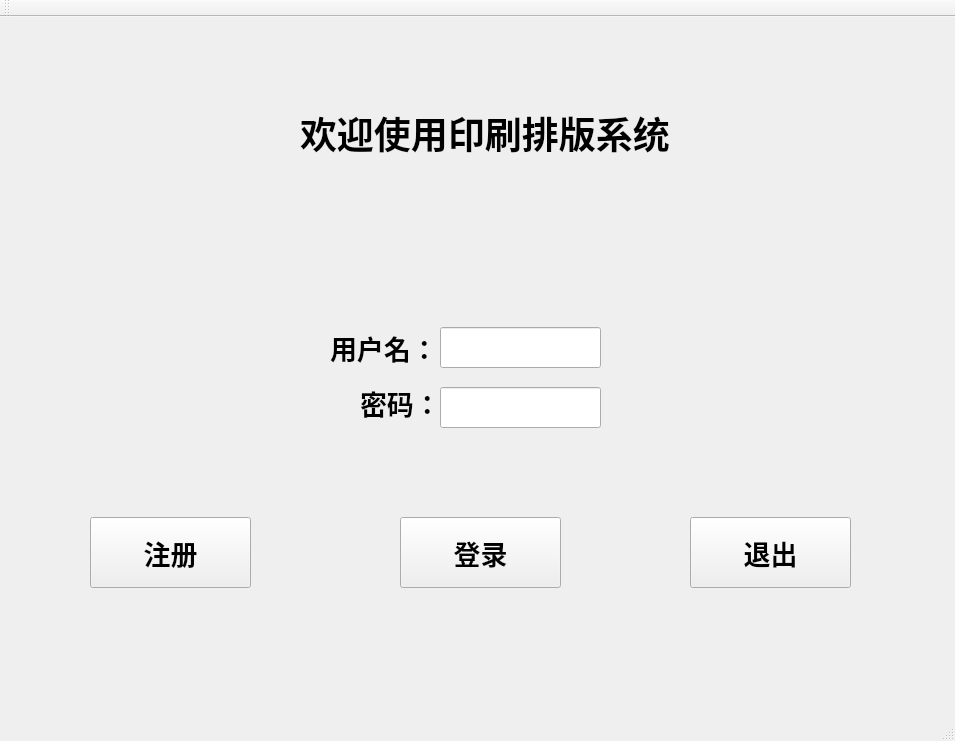
<?xml version="1.0" encoding="UTF-8"?>
<ui version="4.0">
 <class>loading</class>
 <widget class="QMainWindow" name="loading">
  <property name="geometry">
   <rect>
    <x>0</x>
    <y>0</y>
    <width>955</width>
    <height>741</height>
   </rect>
  </property>
  <property name="windowTitle">
   <string>loading</string>
  </property>
  <widget class="QWidget" name="centralWidget">
   <widget class="QLabel" name="label">
    <property name="geometry">
     <rect>
      <x>300</x>
      <y>30</y>
      <width>411</width>
      <height>171</height>
     </rect>
    </property>
    <property name="font">
     <font>
      <family>Agency FB</family>
      <pointsize>28</pointsize>
      <weight>75</weight>
      <bold>true</bold>
     </font>
    </property>
    <property name="text">
     <string>欢迎使用印刷排版系统</string>
    </property>
   </widget>
   <widget class="QLabel" name="label_2">
    <property name="geometry">
     <rect>
      <x>330</x>
      <y>310</y>
      <width>161</width>
      <height>41</height>
     </rect>
    </property>
    <property name="font">
     <font>
      <family>Agency FB</family>
      <pointsize>20</pointsize>
      <weight>75</weight>
      <bold>true</bold>
     </font>
    </property>
    <property name="text">
     <string>用户名：</string>
    </property>
   </widget>
   <widget class="QLabel" name="label_3">
    <property name="geometry">
     <rect>
      <x>360</x>
      <y>370</y>
      <width>121</width>
      <height>31</height>
     </rect>
    </property>
    <property name="font">
     <font>
      <family>Agency FB</family>
      <pointsize>20</pointsize>
      <weight>75</weight>
      <bold>true</bold>
     </font>
    </property>
    <property name="text">
     <string>密码：</string>
    </property>
   </widget>
   <widget class="QLineEdit" name="lineEdit_user">
    <property name="geometry">
     <rect>
      <x>440</x>
      <y>310</y>
      <width>161</width>
      <height>41</height>
     </rect>
    </property>
   </widget>
   <widget class="QLineEdit" name="lineEdit_password">
    <property name="geometry">
     <rect>
      <x>440</x>
      <y>370</y>
      <width>161</width>
      <height>41</height>
     </rect>
    </property>
   </widget>
   <widget class="QPushButton" name="pushButton_load1">
    <property name="geometry">
     <rect>
      <x>90</x>
      <y>500</y>
      <width>161</width>
      <height>71</height>
     </rect>
    </property>
    <property name="font">
     <font>
      <family>Agency FB</family>
      <pointsize>20</pointsize>
      <weight>75</weight>
      <bold>true</bold>
     </font>
    </property>
    <property name="text">
     <string>注册</string>
    </property>
   </widget>
   <widget class="QPushButton" name="pushButton_loading">
    <property name="geometry">
     <rect>
      <x>400</x>
      <y>500</y>
      <width>161</width>
      <height>71</height>
     </rect>
    </property>
    <property name="font">
     <font>
      <family>Agency FB</family>
      <pointsize>20</pointsize>
      <weight>75</weight>
      <bold>true</bold>
     </font>
    </property>
    <property name="text">
     <string>登录</string>
    </property>
   </widget>
   <widget class="QPushButton" name="pushButton_3">
    <property name="geometry">
     <rect>
      <x>690</x>
      <y>500</y>
      <width>161</width>
      <height>71</height>
     </rect>
    </property>
    <property name="font">
     <font>
      <family>Agency FB</family>
      <pointsize>20</pointsize>
      <weight>75</weight>
      <bold>true</bold>
     </font>
    </property>
    <property name="text">
     <string>退出</string>
    </property>
   </widget>
  </widget>
  <widget class="QMenuBar" name="menuBar">
   <property name="geometry">
    <rect>
     <x>0</x>
     <y>0</y>
     <width>955</width>
     <height>23</height>
    </rect>
   </property>
  </widget>
  <widget class="QToolBar" name="mainToolBar">
   <attribute name="toolBarArea">
    <enum>TopToolBarArea</enum>
   </attribute>
   <attribute name="toolBarBreak">
    <bool>false</bool>
   </attribute>
  </widget>
  <widget class="QStatusBar" name="statusBar"/>
 </widget>
 <layoutdefault spacing="6" margin="11"/>
 <resources/>
 <connections/>
</ui>
